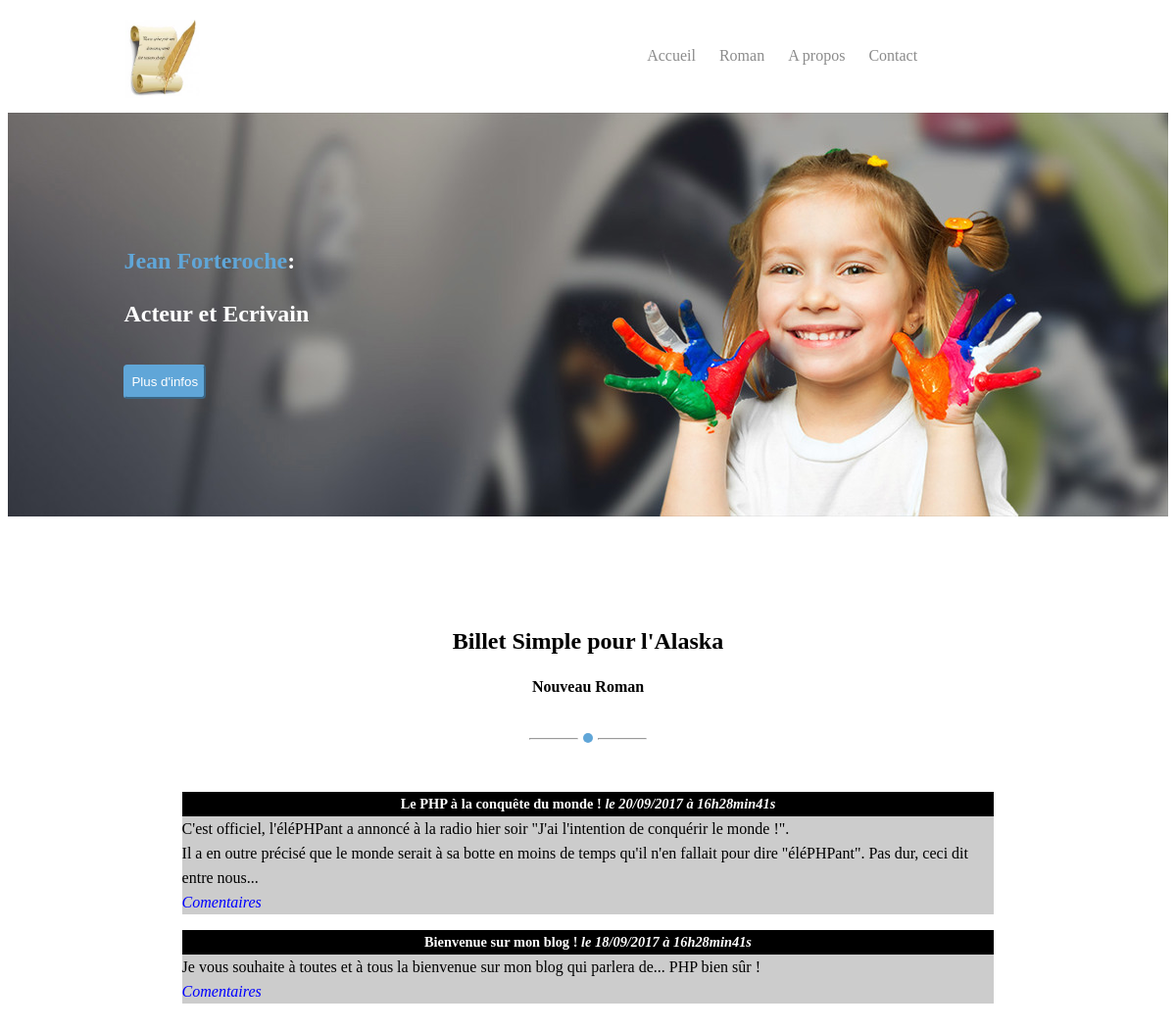
The page / on the database its author committed.
### tables this page shows
CREATE TABLE `posts` (
  `id` int(11) NOT NULL,
  `title` varchar(255) NOT NULL,
  `content` text NOT NULL,
  `creation_date` datetime NOT NULL
);

### model/PostManager.php (called while the page is built, shortened)
<?php
require_once('Entity/Post.php');
class PostManager extends Connect
{
    public function getPosts(){
        $db = $this->dbConnect();
        $req = $db->prepare('SELECT id,title,content,DATE_FORMAT(creation_date,
        \'%d/%m/%Y à %Hh%imin%ss\' ) AS creation_date_fr FROM posts
        ORDER BY creation_date DESC LIMIT 0,5');
        $req->execute();
        while ($row =   $req->fetch(PDO::FETCH_ASSOC))  {
          $post = new Post();
          $post->setId($row['id']);
          $post->setTitle($row['title']);
          $post->setContent($row['content']);
          $post->setCreationDate($row['creation_date_fr']);
          $arr[] = $post;
        }
        return $arr;
    }
}

### controller/frontend.php (called while the page is built, shortened)
<?php
require_once('model/PostManager.php');
function listPosts(){
    $postManager = new PostManager();
    $trucs = $postManager->getPosts();
    require('view/frontend/listPostsView.php');
}

### model/Entity/Post.php (called while the page is built)
<?php
class Post
{
    private $id;
    private $title;
    private $content;
    private $creationDate;
    public function setId($id) {
      $this->id = $id;
    }
    public function getId()
    {
      return $this->id;
    }
    public function setTitle($title) {
      $this->title = $title;
    }
    public function getTitle()
    {
      return $this->title;
    }
    public function setContent($content) {
      $this->content = $content;
    }
    public function getContent()
    {
      return $this->content;
    }
    public function setCreationDate($creationDate){
        $this->creationDate = $creationDate;
    }
    public function getCreationDate()
    {
      return $this->creationDate;
    }
}

### view/frontend/listPostsView.php (the view, shortened to what this page needs)
<?php foreach ($trucs as $data):?>
  <div class="news">
      <h3>
          <?= htmlspecialchars( utf8_encode($data->getTitle())) ?>
          <em> le <?= $data->getCreationDate() ?></em>
      </h3>
      <p>
          <?= nl2br(htmlspecialchars(utf8_encode($data->getContent()))) ?> <br>
          <em> <a href="index.php?action=post&amp;id= <?= $data->getId() ?>">
                  Comentaires
              </a>
          </em>
      </p>
  </div>
<?php endforeach;?>
<?php $content = ob_get_clean(); ?>
<?php require('template.php');

### index.php (shortened to what this page needs)
<?php
require('controller/frontend.php');
(isset($_GET['action'])) ? $action = $_GET['action'] : $action = 'listPosts';
try{
      switch ($action)
      {
        case 'listPosts' :
          listPosts();
          break;
      }
}
catch (Exception $e){
    echo 'Erreur: '.$e->getMessage();
}

### view/frontend/template.php (shortened to what this page needs)
<!DOCTYPE html>
<html>
    <head>
        <link href="public/css/style.css" rel="stylesheet">
        <link rel="stylesheet"  href="public/css/header.css" />
    </head>
    <body>
      <?php include('Blocks/header.php') ?>
      <section id="services">
                 <div class="ser">
                     <h2>Billet Simple pour l'Alaska</h2>
                     <h4>Nouveau Roman</h4>
                     <div class="br">
                         <div class="hr1">
                             <hr>
                         </div>
                         <div class="pt"> </div>
                         <div class="hr2">
                             <hr>
                         </div>
                     </div>
                 </div>
                        <?= $content ?>
             </section>
    </body>
</html>

### view/frontend/Blocks/header.php (shortened to what this page needs)
<div id="page">
            <header>
                <div class="logo">
                    <a href="index.php">
                        <img src="public/images/logo.jpg" alt="logo" >
                    </a>
                </div>
                <nav >
                     <ul>
                            <li>
                                <a href="index.php">Accueil</a>
                            </li>
                            <li>
                                <a href="#ancre2">Roman</a>
                            </li>
                            <li>
                                <a href="#ancre1">A propos</a>
                            </li>
                            <li>
                                <a href="#ancre3">Contact</a>
                            </li>
                    </ul>
                </nav>
            </header>
            <div class="slider">
                <div class="slides">
                    <div class="slide1">
                        <div class="img">
                            <h2><span>Jean Forteroche</span>:  <br> <br>
                                    Acteur et Ecrivain
                            </h2>
                            <p>  </p> <br>
                            <button>
                            Plus d'infos
                            </button>
                        </div>
                    </div>
                </div>
            </div>
    </div>

### public/css/style.css (style rules this page uses)
h1,h3 { text-align: center; }
h3 { background-color: black; color: white; font-size: 0.9em; margin-bottom: 0px; }
.news p { background-color: #CCCCCC; margin-top: 0px; }
.news { width: 70%; margin: auto; }
a { text-decoration: none; color: blue; }

### public/css/header.css (style rules this page uses)
#page { width: 100%; margin: auto; }
header { width: 100%; margin: auto; margin-left: 0px; position: fixed; top: 0px; background-color: #FFF; margin-top: 0px; z-index: 2; display: flex; }
.logo { margin-left: 10%; }
.logo img { margin-top: 20px; height: 80px; }
header nav { margin-left: 37%; }
header nav ul { list-style: none; padding-left: 0; }
header nav ul { display: flex; flex-direction: row; }
header nav ul li { padding: 30px 10px ; border: 2px solid #fff; }
nav a { color: #8B8B8B; display:inline-block; text-decoration: none; }
.slider { width: 100%; overflow: hidden; margin: 115px auto; }
.slides { clear: both; width: 200%; -webkit-animation: sliders 15s infinite; animation: sliders 15s infinite; }
.slide1 { float: left; background-image: url('../../public/images/b1.jpg'); background-size: cover; width: 50%; min-height: 412px; position: relative; }
.img { clear: both; display: inline-block; margin-top: 10%; margin-left: 10%; }
.img h2,.img button { color: #FFF; }
button { background-color: #60A6D8; border-color: #60A6D8; border-radius: 6px; color: #FFF; padding: 5px 3px; }
.img span { color: #60A6D8; }
.img button { border-radius: 4px; color: #FFF; padding: 8px 6px; }
#services { clear: both; margin-bottom: 60px; line-height: 25px; }
.ser { text-align: center; margin-bottom: 20px; }
.br { display: flex;flex-direction: row; justify-content: center; padding: 10px; margin-right: auto; }
.hr1 { display: inline-block; width: 50px; padding: 0px 5px 15px 0px;color: #F5F5F5; }
.hr2 { display: inline-block; width: 50px; padding: 0px 0px 15px 5px;color: #F5F5F5; }
.pt { width: 10px; height: 10px; background-color: #60A6D8; text-align: center; border-radius: 50%; box-shadow: 3px 3px #fff,-3px -3px #fff,3px -3px #fff,-3px 3px #fff; display: inline-block; margin-left: 0px;margin-top: 3px; }
hr { color: #F5F5F5; }

### rows shown on the page
posts: title "Le PHP à la conquête du monde !", CreationDate "20/09/2017 à 16h28min41s", content "C'est officiel, l'éléPHPant a annoncé à la radio hier soir \"J'ai l'intention de conquérir le monde !\". Il a en outre précisé que le monde serait à sa botte en moins de temps qu'il n'en fallait pour dire \"éléPHPant\". Pas dur, ceci dit entre nous..."
posts: title "Bienvenue sur mon blog !", CreationDate "18/09/2017 à 16h28min41s", content "Je vous souhaite à toutes et à tous la bienvenue sur mon blog qui parlera de... PHP bien sûr !"
